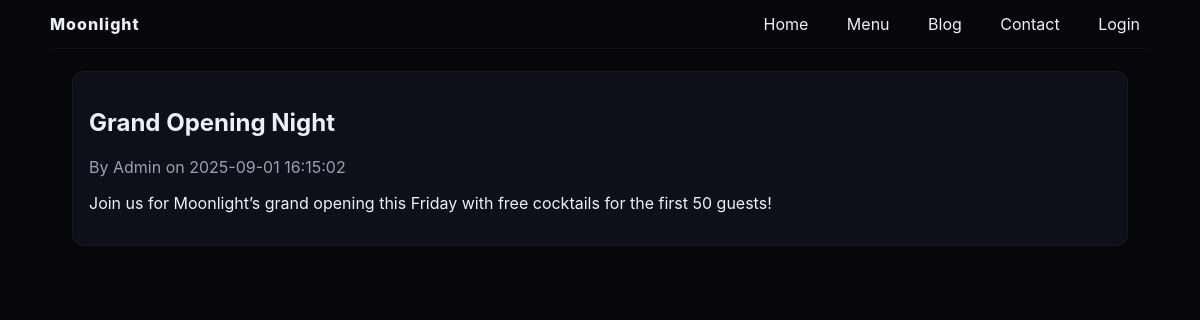
The page /post.php?id=1 on the database its author committed.
### tables this page shows
CREATE TABLE IF NOT EXISTS blog_posts (
  id INT AUTO_INCREMENT PRIMARY KEY,
  title VARCHAR(200),
  slug VARCHAR(240) UNIQUE,
  content MEDIUMTEXT,
  author_id INT,
  published_at DATETIME NULL,
  created_at DATETIME DEFAULT CURRENT_TIMESTAMP,
  FOREIGN KEY (author_id) REFERENCES users(id)
);

### lib/config.php (called while the page is built, shortened)
<?php
function e($s){ return htmlspecialchars($s ?? '', ENT_QUOTES, 'UTF-8'); }

### public/post.php (the view, shortened to what this page needs)
<?php
require_once __DIR__ . '/../lib/config.php';
$id = $_GET['id'] ?? 0;
$st = $pdo->prepare("SELECT p.*,u.name AS author FROM blog_posts p LEFT JOIN users u ON u.id=p.author_id WHERE p.id=?");
$st->execute([$id]);
$p = $st->fetch();
?>
<!doctype html>
<html><head>
<link rel="stylesheet" href="../assets/style.css"></head>
<body>
<header class="site-header container">
  <div class="logo">Moonlight</div>
  <nav class="nav">
    <a href="index.php">Home</a>
    <a href="menu.php">Menu</a>
    <a href="blog.php">Blog</a>
    <a href="contact.php">Contact</a>
    <a href="login.php">Login</a>
  </nav>
</header>
<div class="container" style="padding:22px">
  <div class="card">
    <h2><?= e($p['title']) ?></h2>
    <p class="muted">By <?= e($p['author'] ?? 'Admin') ?> on <?= $p['created_at'] ?></p>
    <p><?= nl2br(e($p['content'])) ?></p>
  </div>
</div>
</body></html>

### assets/style.css (style rules this page uses)
:root { --bg:#07070b; --card:#0f0f1a; --fg:#eef0f6; --muted:#9aa0b2; --accent:#e639af; }
* { box-sizing:border-box }
body { margin:0;font-family:Inter,system-ui,Segoe UI,Roboto,Arial;background:var(--bg);color:var(--fg);-webkit-font-smoothing:antialiased }
.container { max-width:1100px;margin:0 auto;padding:18px }
.site-header { display:flex;align-items:center;justify-content:space-between;padding:14px 0;border-bottom:1px solid rgba(255,255,255,0.03) }
.logo { font-weight:800;letter-spacing:1px }
.nav a { color:var(--fg);margin-left:14px;text-decoration:none;padding:8px 10px;border-radius:8px }
.card { background:var(--card);padding:16px;border-radius:12px;border:1px solid rgba(255,255,255,0.03) }
.muted { color:var(--muted) }

### rows shown on the page
blog_posts: title "Grand Opening Night", created_at "2025-09-01 16:15:02", content "Join us for Moonlight’s grand opening this Friday with free cocktails for the first 50 guests!"

### other values the page prints
$p['author'] "Admin"
